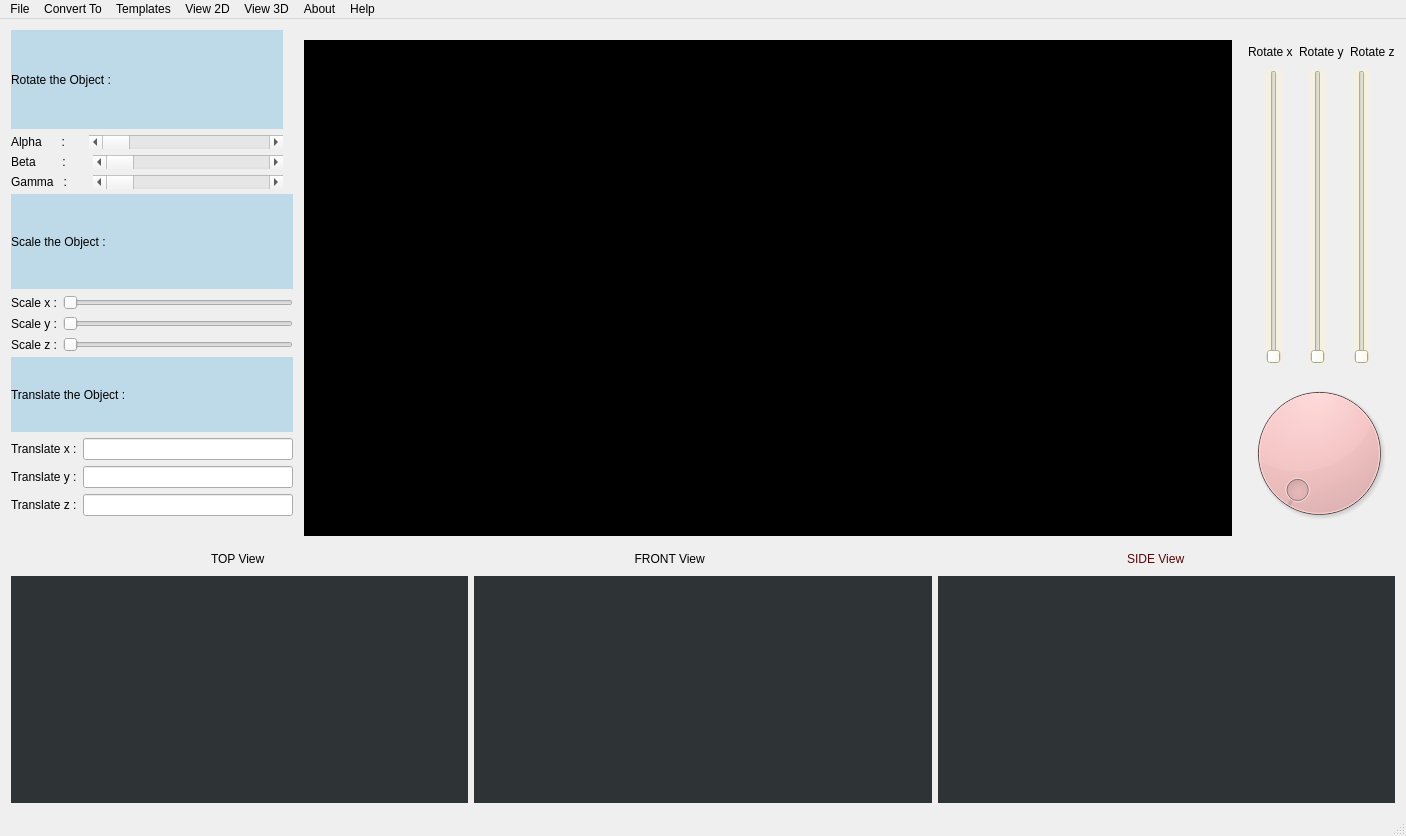
<?xml version="1.0" encoding="UTF-8"?>
<ui version="4.0">
 <class>MainWindow</class>
 <widget class="QMainWindow" name="MainWindow">
  <property name="geometry">
   <rect>
    <x>0</x>
    <y>0</y>
    <width>1406</width>
    <height>836</height>
   </rect>
  </property>
  <property name="cursor">
   <cursorShape>ArrowCursor</cursorShape>
  </property>
  <property name="windowTitle">
   <string>MainWindow</string>
  </property>
  <widget class="QWidget" name="centralWidget">
   <layout class="QGridLayout" name="gridLayout_3" rowstretch="16,16,16,25" columnstretch="14,40,12">
    <item row="3" column="0" colspan="3">
     <layout class="QVBoxLayout" name="verticalLayout_6" stretch="1,10">
      <property name="sizeConstraint">
       <enum>QLayout::SetMinimumSize</enum>
      </property>
      <property name="topMargin">
       <number>5</number>
      </property>
      <item>
       <layout class="QHBoxLayout" name="horizontalLayout_16">
        <property name="sizeConstraint">
         <enum>QLayout::SetMinimumSize</enum>
        </property>
        <property name="leftMargin">
         <number>200</number>
        </property>
        <item>
         <widget class="QLabel" name="label_18">
          <property name="text">
           <string>TOP View</string>
          </property>
         </widget>
        </item>
        <item>
         <widget class="QLabel" name="label_19">
          <property name="text">
           <string>        FRONT View</string>
          </property>
         </widget>
        </item>
        <item>
         <widget class="QLabel" name="label_20">
          <property name="styleSheet">
           <string notr="true">color: rgb(91, 5, 5);</string>
          </property>
          <property name="text">
           <string>                                     SIDE View</string>
          </property>
         </widget>
        </item>
       </layout>
      </item>
      <item>
       <layout class="QHBoxLayout" name="horizontalLayout_17">
        <property name="sizeConstraint">
         <enum>QLayout::SetMinimumSize</enum>
        </property>
        <item>
         <widget class="QWidget" name="widget_2" native="true">
          <property name="styleSheet">
           <string notr="true">background-color: rgb(46, 52, 54);</string>
          </property>
         </widget>
        </item>
        <item>
         <widget class="QWidget" name="widget_3" native="true">
          <property name="styleSheet">
           <string notr="true">background-color: rgb(46, 52, 54);</string>
          </property>
         </widget>
        </item>
        <item>
         <widget class="QWidget" name="widget_4" native="true">
          <property name="styleSheet">
           <string notr="true">background-color: rgb(46, 52, 54);</string>
          </property>
         </widget>
        </item>
       </layout>
      </item>
     </layout>
    </item>
    <item row="2" column="2">
     <layout class="QHBoxLayout" name="horizontalLayout_7">
      <property name="sizeConstraint">
       <enum>QLayout::SetMinimumSize</enum>
      </property>
      <item>
       <widget class="QDial" name="dial">
        <property name="styleSheet">
         <string notr="true">background-color: rgb(244, 196, 196);</string>
        </property>
       </widget>
      </item>
     </layout>
    </item>
    <item row="0" column="2" rowspan="2">
     <layout class="QVBoxLayout" name="verticalLayout_5" stretch="1,12">
      <property name="sizeConstraint">
       <enum>QLayout::SetMinimumSize</enum>
      </property>
      <property name="topMargin">
       <number>10</number>
      </property>
      <item>
       <layout class="QHBoxLayout" name="horizontalLayout_14">
        <property name="sizeConstraint">
         <enum>QLayout::SetMinimumSize</enum>
        </property>
        <property name="leftMargin">
         <number>5</number>
        </property>
        <item>
         <widget class="QLabel" name="label_16">
          <property name="text">
           <string>Rotate x</string>
          </property>
         </widget>
        </item>
        <item>
         <widget class="QLabel" name="label_17">
          <property name="text">
           <string>Rotate y</string>
          </property>
         </widget>
        </item>
        <item>
         <widget class="QLabel" name="label_15">
          <property name="text">
           <string>Rotate z</string>
          </property>
         </widget>
        </item>
       </layout>
      </item>
      <item>
       <layout class="QHBoxLayout" name="horizontalLayout_15">
        <property name="sizeConstraint">
         <enum>QLayout::SetMinimumSize</enum>
        </property>
        <item>
         <widget class="QSlider" name="verticalSlider_3">
          <property name="styleSheet">
           <string notr="true">background-color: rgb(244, 241, 223);</string>
          </property>
          <property name="orientation">
           <enum>Qt::Vertical</enum>
          </property>
         </widget>
        </item>
        <item>
         <widget class="QSlider" name="verticalSlider_2">
          <property name="styleSheet">
           <string notr="true">background-color: rgb(244, 241, 223);</string>
          </property>
          <property name="orientation">
           <enum>Qt::Vertical</enum>
          </property>
         </widget>
        </item>
        <item>
         <widget class="QSlider" name="verticalSlider">
          <property name="styleSheet">
           <string notr="true">background-color: rgb(244, 241, 223);</string>
          </property>
          <property name="orientation">
           <enum>Qt::Vertical</enum>
          </property>
         </widget>
        </item>
       </layout>
      </item>
     </layout>
    </item>
    <item row="0" column="0" rowspan="3" colspan="2">
     <layout class="QHBoxLayout" name="horizontalLayout_12" stretch="3,10">
      <item>
       <layout class="QVBoxLayout" name="verticalLayout_4" stretch="0,0,0">
        <property name="spacing">
         <number>5</number>
        </property>
        <property name="bottomMargin">
         <number>20</number>
        </property>
        <item>
         <layout class="QVBoxLayout" name="verticalLayout" stretch="2,3,3,3">
          <property name="sizeConstraint">
           <enum>QLayout::SetMinimumSize</enum>
          </property>
          <property name="rightMargin">
           <number>10</number>
          </property>
          <item>
           <widget class="QLabel" name="label_2">
            <property name="styleSheet">
             <string notr="true">background-color: rgb(190, 218, 232);</string>
            </property>
            <property name="text">
             <string>Rotate the Object :</string>
            </property>
           </widget>
          </item>
          <item>
           <layout class="QHBoxLayout" name="horizontalLayout_2" stretch="2,5">
            <property name="spacing">
             <number>0</number>
            </property>
            <property name="sizeConstraint">
             <enum>QLayout::SetMinimumSize</enum>
            </property>
            <item>
             <widget class="QLabel" name="label_3">
              <property name="text">
               <string>Alpha      :</string>
              </property>
             </widget>
            </item>
            <item>
             <widget class="QScrollBar" name="horizontalScrollBar_2">
              <property name="orientation">
               <enum>Qt::Horizontal</enum>
              </property>
             </widget>
            </item>
           </layout>
          </item>
          <item>
           <layout class="QHBoxLayout" name="horizontalLayout_3" stretch="2,5">
            <property name="sizeConstraint">
             <enum>QLayout::SetMinimumSize</enum>
            </property>
            <item>
             <widget class="QLabel" name="label_4">
              <property name="text">
               <string>Beta        :</string>
              </property>
             </widget>
            </item>
            <item>
             <widget class="QScrollBar" name="horizontalScrollBar">
              <property name="styleSheet">
               <string notr="true"/>
              </property>
              <property name="orientation">
               <enum>Qt::Horizontal</enum>
              </property>
             </widget>
            </item>
           </layout>
          </item>
          <item>
           <layout class="QHBoxLayout" name="horizontalLayout" stretch="2,5">
            <property name="sizeConstraint">
             <enum>QLayout::SetMinimumSize</enum>
            </property>
            <item>
             <widget class="QLabel" name="label">
              <property name="text">
               <string>Gamma   :</string>
              </property>
             </widget>
            </item>
            <item>
             <widget class="QScrollBar" name="horizontalScrollBar_3">
              <property name="orientation">
               <enum>Qt::Horizontal</enum>
              </property>
             </widget>
            </item>
           </layout>
          </item>
         </layout>
        </item>
        <item>
         <layout class="QVBoxLayout" name="verticalLayout_2" stretch="2,3,3,3">
          <property name="sizeConstraint">
           <enum>QLayout::SetMinimumSize</enum>
          </property>
          <item>
           <widget class="QLabel" name="label_5">
            <property name="styleSheet">
             <string notr="true">background-color: rgb(190, 218, 232);</string>
            </property>
            <property name="text">
             <string>Scale the Object :</string>
            </property>
           </widget>
          </item>
          <item>
           <layout class="QHBoxLayout" name="horizontalLayout_6">
            <property name="sizeConstraint">
             <enum>QLayout::SetMinimumSize</enum>
            </property>
            <item>
             <widget class="QLabel" name="label_6">
              <property name="text">
               <string>Scale x :</string>
              </property>
             </widget>
            </item>
            <item>
             <widget class="QSlider" name="horizontalSlider_3">
              <property name="orientation">
               <enum>Qt::Horizontal</enum>
              </property>
             </widget>
            </item>
           </layout>
          </item>
          <item>
           <layout class="QHBoxLayout" name="horizontalLayout_5">
            <property name="sizeConstraint">
             <enum>QLayout::SetMinimumSize</enum>
            </property>
            <item>
             <widget class="QLabel" name="label_8">
              <property name="text">
               <string>Scale y :</string>
              </property>
             </widget>
            </item>
            <item>
             <widget class="QSlider" name="horizontalSlider_2">
              <property name="orientation">
               <enum>Qt::Horizontal</enum>
              </property>
             </widget>
            </item>
           </layout>
          </item>
          <item>
           <layout class="QHBoxLayout" name="horizontalLayout_4">
            <property name="sizeConstraint">
             <enum>QLayout::SetMinimumSize</enum>
            </property>
            <item>
             <widget class="QLabel" name="label_7">
              <property name="text">
               <string>Scale z :</string>
              </property>
             </widget>
            </item>
            <item>
             <widget class="QSlider" name="horizontalSlider">
              <property name="orientation">
               <enum>Qt::Horizontal</enum>
              </property>
             </widget>
            </item>
           </layout>
          </item>
         </layout>
        </item>
        <item>
         <layout class="QVBoxLayout" name="verticalLayout_3" stretch="2,3,3,3">
          <property name="sizeConstraint">
           <enum>QLayout::SetMinimumSize</enum>
          </property>
          <item>
           <widget class="QLabel" name="label_9">
            <property name="styleSheet">
             <string notr="true">background-color: rgb(190, 218, 232);</string>
            </property>
            <property name="text">
             <string>Translate the Object :</string>
            </property>
           </widget>
          </item>
          <item>
           <layout class="QHBoxLayout" name="horizontalLayout_9">
            <property name="sizeConstraint">
             <enum>QLayout::SetMinimumSize</enum>
            </property>
            <item>
             <widget class="QLabel" name="label_11">
              <property name="text">
               <string>Translate x :</string>
              </property>
             </widget>
            </item>
            <item>
             <widget class="QLineEdit" name="lineEdit"/>
            </item>
           </layout>
          </item>
          <item>
           <layout class="QHBoxLayout" name="horizontalLayout_10">
            <property name="sizeConstraint">
             <enum>QLayout::SetMinimumSize</enum>
            </property>
            <item>
             <widget class="QLabel" name="label_12">
              <property name="text">
               <string>Translate y :</string>
              </property>
             </widget>
            </item>
            <item>
             <widget class="QLineEdit" name="lineEdit_2"/>
            </item>
           </layout>
          </item>
          <item>
           <layout class="QHBoxLayout" name="horizontalLayout_8">
            <property name="sizeConstraint">
             <enum>QLayout::SetMinimumSize</enum>
            </property>
            <item>
             <widget class="QLabel" name="label_10">
              <property name="text">
               <string>Translate z :</string>
              </property>
             </widget>
            </item>
            <item>
             <widget class="QLineEdit" name="lineEdit_3"/>
            </item>
           </layout>
          </item>
         </layout>
        </item>
       </layout>
      </item>
      <item>
       <layout class="QHBoxLayout" name="horizontalLayout_11">
        <property name="sizeConstraint">
         <enum>QLayout::SetMinimumSize</enum>
        </property>
        <property name="leftMargin">
         <number>5</number>
        </property>
        <property name="topMargin">
         <number>10</number>
        </property>
        <property name="rightMargin">
         <number>5</number>
        </property>
        <item>
         <widget class="QWidget" name="widget" native="true">
          <property name="sizePolicy">
           <sizepolicy hsizetype="Expanding" vsizetype="Expanding">
            <horstretch>0</horstretch>
            <verstretch>0</verstretch>
           </sizepolicy>
          </property>
          <property name="styleSheet">
           <string notr="true">background-color: rgb(0, 0, 0);</string>
          </property>
         </widget>
        </item>
       </layout>
      </item>
     </layout>
    </item>
   </layout>
  </widget>
  <widget class="QMenuBar" name="menuBar">
   <property name="geometry">
    <rect>
     <x>0</x>
     <y>0</y>
     <width>1406</width>
     <height>22</height>
    </rect>
   </property>
   <widget class="QMenu" name="menuFile">
    <property name="title">
     <string>File</string>
    </property>
    <addaction name="actionNew"/>
    <addaction name="actionImport"/>
    <addaction name="actionExport"/>
    <addaction name="actionCapture"/>
   </widget>
   <widget class="QMenu" name="menuTemplates">
    <property name="title">
     <string>Templates</string>
    </property>
    <widget class="QMenu" name="menu2D_Templates">
     <property name="title">
      <string>2D Templates</string>
     </property>
     <addaction name="actionTriangle"/>
     <addaction name="actionSquare"/>
     <addaction name="actionn_sided_Polygon"/>
     <addaction name="actionAdd_2D_Template"/>
    </widget>
    <widget class="QMenu" name="menu3D_Templates">
     <property name="title">
      <string>3D Templates</string>
     </property>
     <addaction name="actionTriangular_Pyramid"/>
     <addaction name="actionSquare_Pyramid"/>
     <addaction name="actionn_base_Pyramid"/>
     <addaction name="actionTriangular_Prism"/>
     <addaction name="actionCube"/>
     <addaction name="actionn_base_Prism"/>
     <addaction name="actionAdd_3D_Template"/>
    </widget>
    <addaction name="menu2D_Templates"/>
    <addaction name="menu3D_Templates"/>
    <addaction name="actionAdd_Template"/>
   </widget>
   <widget class="QMenu" name="menuView_2D">
    <property name="title">
     <string>View 2D</string>
    </property>
   </widget>
   <widget class="QMenu" name="menuView_3D">
    <property name="title">
     <string>View 3D</string>
    </property>
    <addaction name="separator"/>
    <addaction name="separator"/>
   </widget>
   <widget class="QMenu" name="menuHelp">
    <property name="title">
     <string>About</string>
    </property>
   </widget>
   <widget class="QMenu" name="menuHelp_2">
    <property name="title">
     <string>Help</string>
    </property>
   </widget>
   <widget class="QMenu" name="menuConvert_To">
    <property name="title">
     <string>Convert To</string>
    </property>
    <addaction name="separator"/>
    <addaction name="action2D_View"/>
    <addaction name="action3D_Model"/>
    <addaction name="actionSectional_View"/>
   </widget>
   <addaction name="menuFile"/>
   <addaction name="menuConvert_To"/>
   <addaction name="menuTemplates"/>
   <addaction name="menuView_2D"/>
   <addaction name="menuView_3D"/>
   <addaction name="menuHelp"/>
   <addaction name="menuHelp_2"/>
  </widget>
  <widget class="QStatusBar" name="statusBar"/>
  <action name="actionNew">
   <property name="text">
    <string>New</string>
   </property>
  </action>
  <action name="actionImport">
   <property name="text">
    <string>Open</string>
   </property>
  </action>
  <action name="actionExport">
   <property name="text">
    <string>Save</string>
   </property>
  </action>
  <action name="actionCapture">
   <property name="text">
    <string>Capture</string>
   </property>
  </action>
  <action name="actionAdd_Template">
   <property name="text">
    <string>Add Template</string>
   </property>
  </action>
  <action name="actionTriangle">
   <property name="text">
    <string>Triangle</string>
   </property>
  </action>
  <action name="actionSquare">
   <property name="text">
    <string>Square</string>
   </property>
  </action>
  <action name="actionn_sided_Polygon">
   <property name="text">
    <string>n-sided Polygon</string>
   </property>
  </action>
  <action name="actionTriangular_Pyramid">
   <property name="text">
    <string>Triangular Pyramid</string>
   </property>
  </action>
  <action name="actionSquare_Pyramid">
   <property name="text">
    <string>Square Pyramid</string>
   </property>
  </action>
  <action name="actionn_base_Pyramid">
   <property name="text">
    <string>n-base Pyramid</string>
   </property>
  </action>
  <action name="actionTriangular_Prism">
   <property name="text">
    <string>Triangular Prism</string>
   </property>
  </action>
  <action name="actionCube">
   <property name="text">
    <string>Cube</string>
   </property>
  </action>
  <action name="actionn_base_Prism">
   <property name="text">
    <string>n-base Prism</string>
   </property>
  </action>
  <action name="actionAdd_3D_Template">
   <property name="text">
    <string>Add 3D Template</string>
   </property>
  </action>
  <action name="actionAdd_2D_Template">
   <property name="text">
    <string>Add 2D Template</string>
   </property>
  </action>
  <action name="action2D_View">
   <property name="text">
    <string>2D View</string>
   </property>
  </action>
  <action name="action3D_Model">
   <property name="text">
    <string>3D Model</string>
   </property>
  </action>
  <action name="actionSectional_View">
   <property name="text">
    <string>Sectional View</string>
   </property>
  </action>
 </widget>
 <layoutdefault spacing="6" margin="11"/>
 <resources/>
 <connections/>
</ui>
